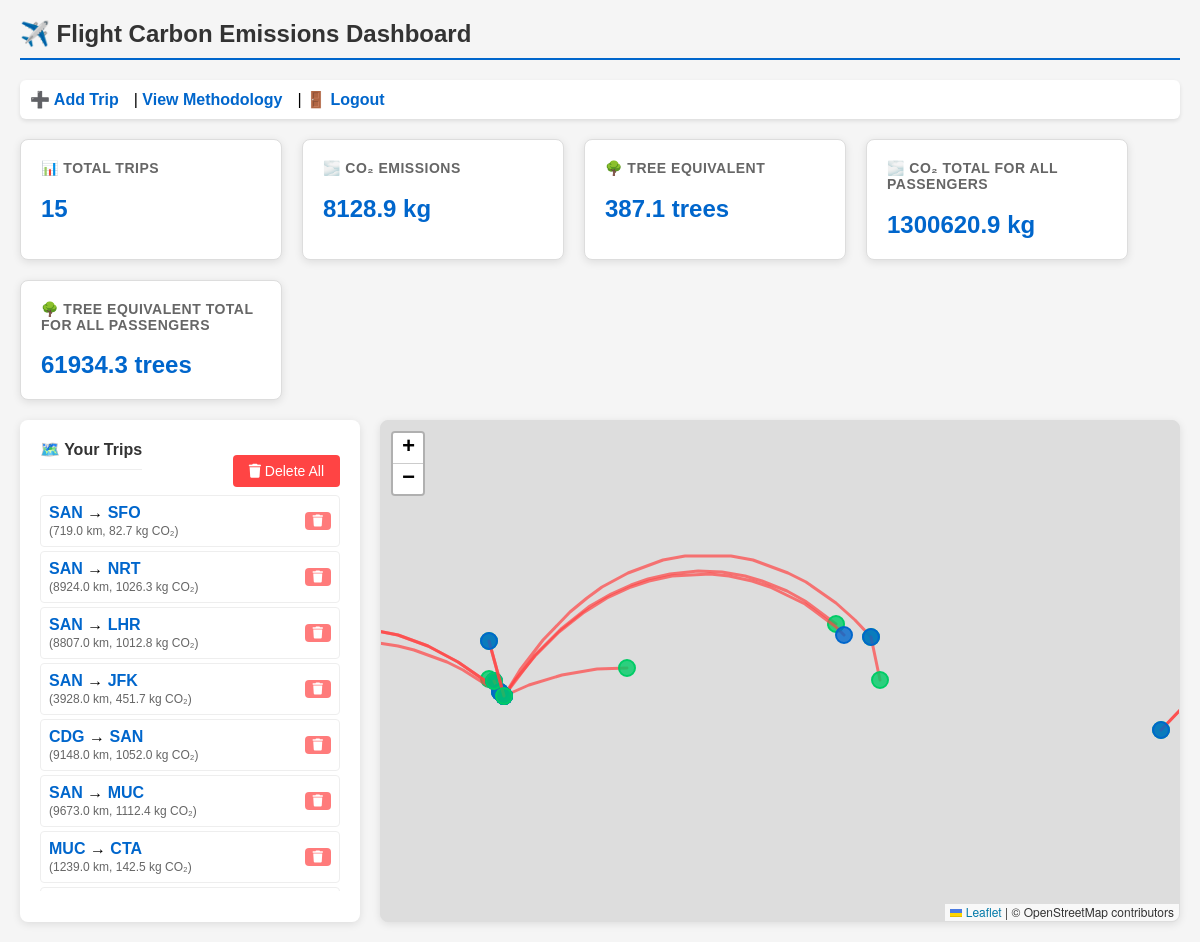
The app's page / (signed in) with its own data.
### app.py (models this page shows)
class Trip(db.Model):
    id = db.Column(db.Integer, primary_key=True)
    user_id = db.Column(db.Integer, db.ForeignKey("user.id"), nullable=False)
    origin_code = db.Column(db.String(10), nullable=False)
    origin_lat = db.Column(db.Float, nullable=False)
    origin_lng = db.Column(db.Float, nullable=False)
    dest_code = db.Column(db.String(10), nullable=False)
    dest_lat = db.Column(db.Float, nullable=False)
    dest_lng = db.Column(db.Float, nullable=False)
    distance_km = db.Column(db.Float, nullable=False)
    emissions_kg = db.Column(db.Float, nullable=False)

### app.py (the view)
@app.route("/")
@login_required
def dashboard():
    trips = Trip.query.filter_by(user_id=current_user.id).all()
    total_emissions = sum(t.emissions_kg for t in trips)
    whole_flight_emissions = total_emissions*160 #average number of passengers across all plane types.
    return render_template(
        "dashboard.html",
        trips=trips,
        total_emissions=total_emissions,
        whole_flight = whole_flight_emissions
    )

### app.py (called while the page is built)
@login_manager.user_loader
def load_user(user_id):
    return User.query.get(int(user_id))

### templates/dashboard.html (shortened to what this page needs)
<!DOCTYPE html>
<html>
<head>
    <link rel="stylesheet" href="https://unpkg.com/leaflet@1.9.4/dist/leaflet.css" />
    <link rel="stylesheet" href="{{ url_for('static', filename='dashboard.css') }}">
    <link rel="stylesheet" href="https://cdnjs.cloudflare.com/ajax/libs/font-awesome/6.4.0/css/all.min.css">
</head>
<body>
<h2>✈️ Flight Carbon Emissions Dashboard</h2>
<div class="nav-links">
    <a href="/create_trip">➕ Add Trip</a>|
    <a href="/methodology">View Methodology</a>|
    <a href="/logout">🚪 Logout</a>
</div>
<div class="cards">
    <div class="card">
        <h4>📊 Total Trips</h4>
        <p id="trip-count">{{ trips|length }}</p>
    </div>
    <div class="card">
        <h4>🌫️ CO₂ Emissions</h4>
        <p id="total-emissions">{{ total_emissions | round(1) }} kg</p>
    </div>
    <div class="card">
        <h4>🌳 Tree Equivalent</h4>
        <p id="tree-equivalent">{{ (total_emissions / 21) | round(1) }} trees</p>
    </div>
    <div class="card">
        <h4>🌫️ CO₂ Total for all Passengers</h4>
        <p id="whole-flight-emissions">{{whole_flight|round(1)}} kg</p>
    </div>
    <div class="card">
        <h4>🌳 Tree Equivalent Total for all Passengers</h4>
        <p id="tree-equivalent">{{ (whole_flight / 21) | round(1) }} trees</p>
    </div>
</div>
<div class="main-layout">
    <div class="sidebar">
        <div style="display: flex; justify-content: space-between; align-items: center;">
            <h4>🗺️ Your Trips</h4>
            {% if trips %}
            <button class="delete-all-btn" onclick="showDeleteAllConfirmation()">
                <i class="fas fa-trash"></i> Delete All
            </button>
            {% endif %}
        </div>
        <div id="trip-list" class="trip-list">
            {% if trips %}
                {% for t in trips %}
                <div class="trip-item" id="trip-{{ t.id }}">
                    <div class="trip-info" onclick="toggleTripCheckbox({{ loop.index0 }})">
                        <strong>{{ t.origin_code }}</strong> → <strong>{{ t.dest_code }}</strong>
                        <small style="color: #666;">
                            ({{ t.distance_km | round(0) }} km, {{ t.emissions_kg | round(1) }} kg CO₂)
                        </small>
                    </div>
                    <div class="trip-actions">
                        <button class="delete-btn" onclick="deleteTrip({{ t.id }}, '{{ t.origin_code }}', '{{ t.dest_code }}')"
                                title="Delete this trip">
                            <i class="fas fa-trash"></i>
                        </button>
                    </div>
                </div>
                {% endfor %}
            {% endif %}
        </div>
    </div>
    <div id="map"></div>
</div>
</body>
</html>

### static/dashboard.css (style rules this page uses)
body { font-family: Arial, sans-serif; margin: 20px; background-color: #f5f5f5; }
h2 { color: #333; border-bottom: 2px solid #0066cc; padding-bottom: 10px; }
.nav-links { margin: 20px 0; padding: 10px; background: white; border-radius: 6px; box-shadow: 0 2px 4px rgba(0,0,0,0.1); }
.nav-links a { margin-right: 15px; text-decoration: none; color: #0066cc; font-weight: bold; }
.cards { display: flex; gap: 20px; margin: 20px 0; flex-wrap: wrap; }
.card { padding: 20px; border: 1px solid #ddd; border-radius: 8px; width: 220px; background: white; box-shadow: 0 2px 8px rgba(0,0,0,0.1); transition: transform 0.2s; }
.card h4 { margin-top: 0; color: #666; font-size: 14px; text-transform: uppercase; letter-spacing: 0.5px; }
.card p { font-size: 24px; font-weight: bold; color: #0066cc; margin: 10px 0 0 0; }
.main-layout { display: flex; gap: 20px; margin-top: 20px; }
.sidebar { width: 300px; background: white; padding: 20px; border-radius: 8px; box-shadow: 0 2px 8px rgba(0,0,0,0.1); }
.sidebar h4 { margin-top: 0; color: #333; border-bottom: 1px solid #eee; padding-bottom: 10px; }
.trip-list { max-height: 400px; overflow-y: auto; }
.trip-list strong { color: #0066cc; }
.trip-list small { color: #666; font-size: 12px; display: block; margin-top: 2px; }
#map { height: 500px; flex: 1; border-radius: 8px; box-shadow: 0 2px 8px rgba(0,0,0,0.1); border: 1px solid #ddd; }
.trip-actions { display: flex; gap: 5px; opacity: 0.7; transition: opacity 0.2s; }

### templates/dashboard.html (style rules this page uses)
.delete-btn { background: #ff4444; color: white; border: none; border-radius: 4px; padding: 2px 8px; font-size: 12px; cursor: pointer; margin-left: 8px; transition: background 0.2s; }
.trip-item { display: flex; justify-content: space-between; align-items: center; padding: 8px; margin: 4px 0; border-radius: 4px; background: white; border: 1px solid #eee; }
.trip-info { flex: 1; cursor: pointer; }
.trip-actions { display: flex; gap: 5px; }
.delete-all-btn { background: #ff4444; color: white; border: none; padding: 8px 16px; border-radius: 4px; cursor: pointer; margin-top: 10px; font-size: 14px; }

### records on screen
Trip: origin_code "SAN", dest_code "SFO", distance_km "719.0", emissions_kg "82.7"
Trip: origin_code "SAN", dest_code "NRT", distance_km "8924.0", emissions_kg "1026.3"
Trip: origin_code "SAN", dest_code "LHR", distance_km "8807.0", emissions_kg "1012.8"
Trip: origin_code "SAN", dest_code "JFK", distance_km "3928.0", emissions_kg "451.7"
Trip: origin_code "CDG", dest_code "SAN", distance_km "9148.0", emissions_kg "1052.0"
Trip: origin_code "SAN", dest_code "MUC", distance_km "9673.0", emissions_kg "1112.4"
Trip: origin_code "MUC", dest_code "CTA", distance_km "1239.0", emissions_kg "142.5"

### other values on screen
{{ trips|length }} "15"
{{ total_emissions | round(1) }} "8128.9"
{{ (total_emissions / 21) | round(1) }} "387.1"
{{ whole_flight|round(1) }} "1300620.9"
{{ (whole_flight / 21) | round(1) }} "61934.3"
